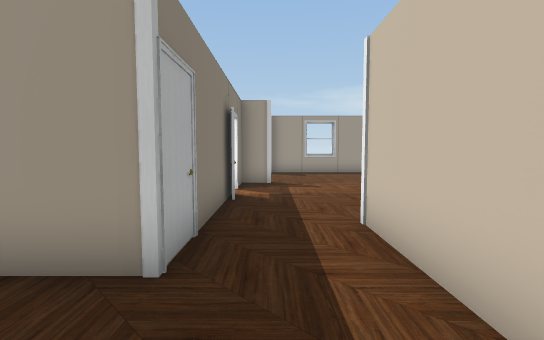
[1] (above)

16 first-person views from a walk through a scene from a Unity 3-D project. The camera is 1.2 m above the floor, tilts 4° down and sees 85° across. The floor is counted in squares, 1 m on a side. Each view is taken from the middle of a square. On the plan, view 1 faces up. The plan holds only what a view shows up to about 13 squares ahead; the rest is blank. The place goes on beyond the plan. The player character is not drawn. Some surface patterns are stand-ins.

[2]
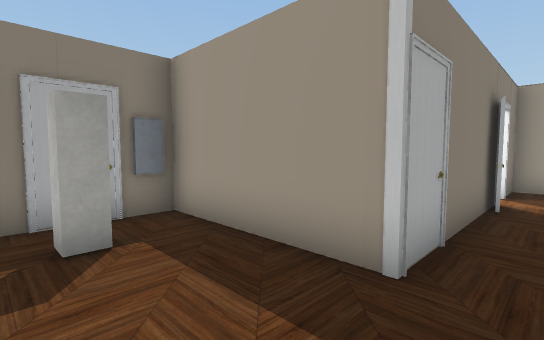

[3]
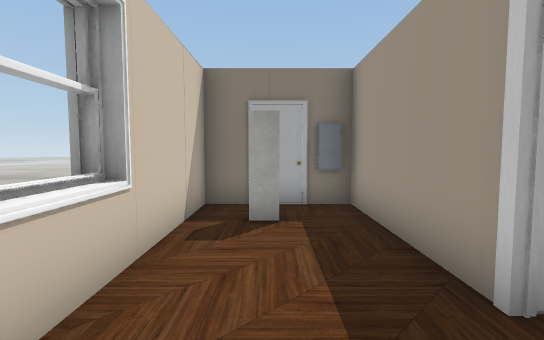

[4]
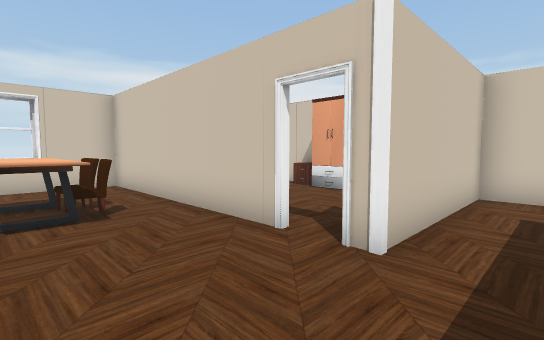

[5]
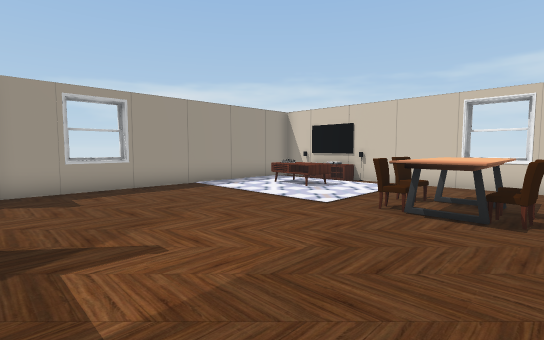

[6]
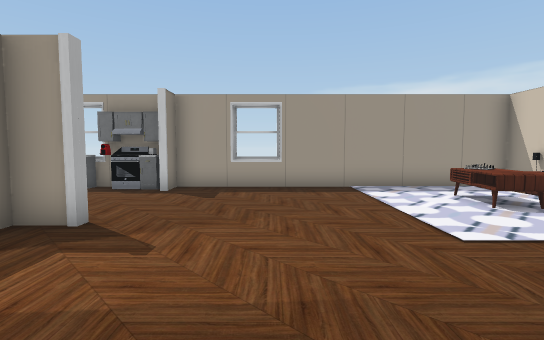

[7]
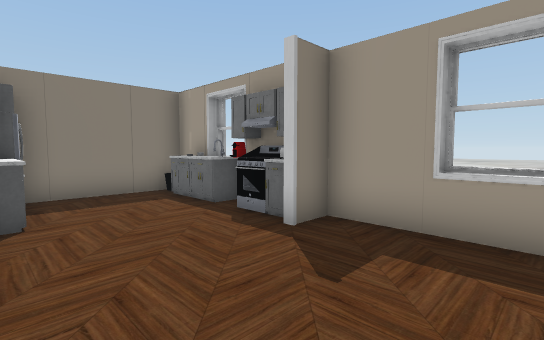

[8]
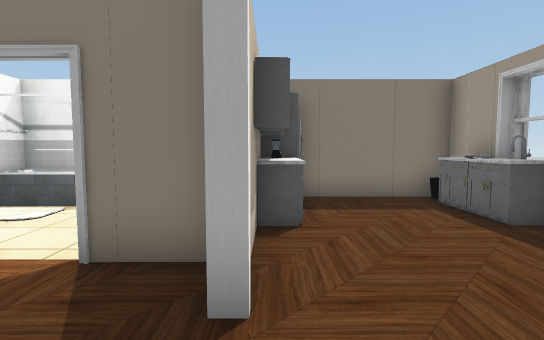

[9]
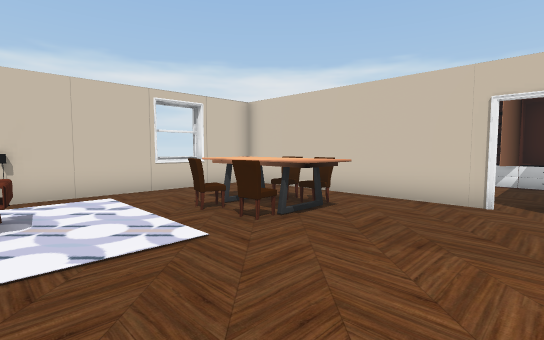

[10]
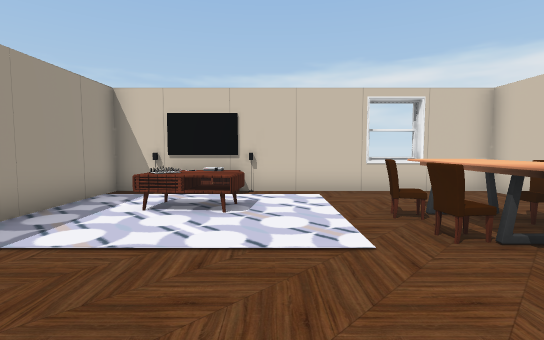

[11]
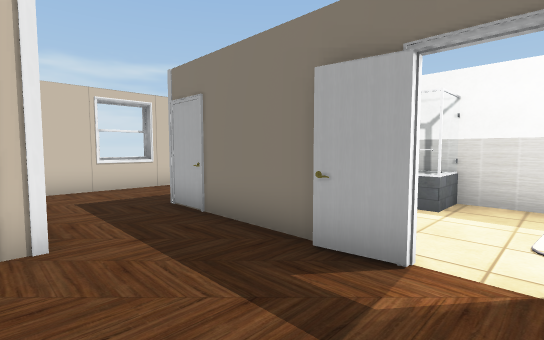

[12]
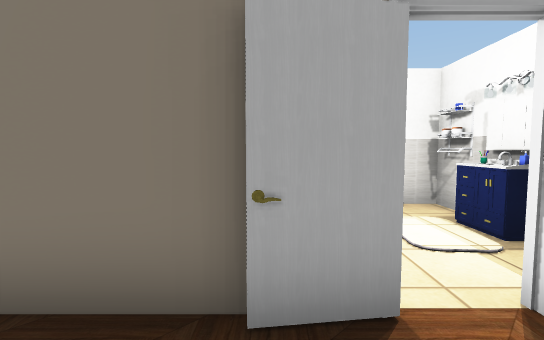

[13]
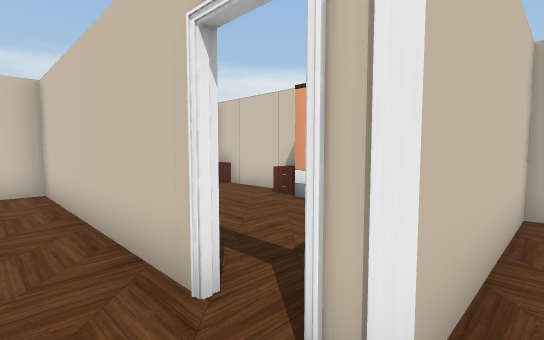

[14]
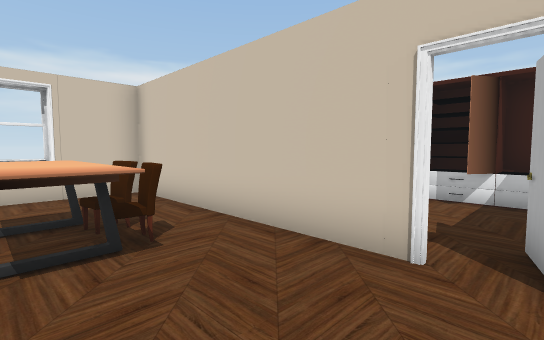

[15]
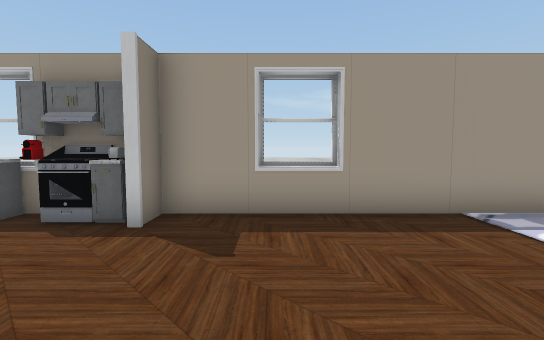

[16]
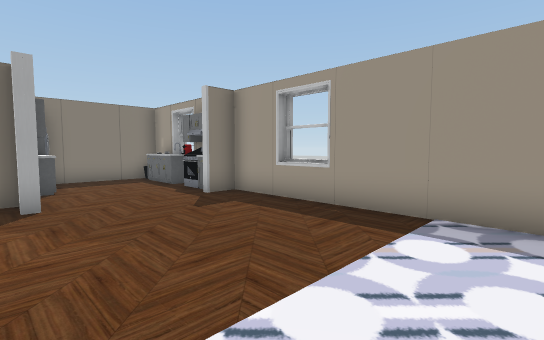

### Floor plan
Points are (right, up) in squares from view 1. A wall is a line through its corners. A room is listed if a view was taken in it or the views show most of it. See-through windows are left out.
Room 1 (views 1, 2, 3)
walls: (-1.4, 2.7) (-5.5, 2.7) (-5.5, -0.5) (1.5, -0.5) (1.5, 4.6); (-2, -0.7) (-0.5, -0.7); (-3.8, 1.1) (-3.8, 0.6) (-4.4, 0.6); (-1.1, 5.6) (-1.1, 3.4)
ways out: opening at (0.5, 4.5) to room 2
objects: other object (-5, 2); other object (-1, 3)
Room 2 (views 4, 5, 6, 7, 8, 9, 10, 11, 12, 13, 14, 15, 16)
walls: (-0.4, 10.6) (-1.1, 10.6); (3.2, 15.7) (1.8, 15.7); (-1, 8) (-0.8, 6.7); (-2, 10.8) (-1.1, 10.8) (-1.1, 9.5); (-1.1, 8) (-1.1, 5.6); (-0.5, 15.5) (-2.6, 15.5); (3, 4.8) (10.5, 4.8) (10.5, 15.5) (-0.1, 15.5); (-3.8, 15.5) (-5.5, 15.5) (-5.5, 11.6); (-5.5, 10.6) (-5.5, 6.4); (10.7, 6.6) (10.7, 8.2) (10.4, 8.2); (-5.5, 7.3) (-4.2, 7.3)
low walls: (-2.6, 15.5) (-2.6, 14.7) (-4.5, 14.7)
ways out: opening at (0.5, 4.5) to room 1; opening at (-3, 8)
objects: other object (-5, 10); fridge (-5, 11) to (-5, 12); other object (-4, 10); cabinet (-4, 11); other object (-3, 10); other object (-3, 11); other object (-2, 15); stove (-1, 14); other object (-1, 15); other object (0, 11); other object (0, 15); other object (2, 5); table (5, 7) to (8, 8); chair (6, 6); chair (6, 9); chair (7, 6); chair (7, 9); table (7, 12) to (8, 14); other object (10, 12) to (10, 13); table (10, 14)

Positions as (right, up) in squares from view 1, and headings:
1: (0, 0), facing up
2: (0, 0), facing up-left
3: (1, 1), facing left
4: (0, 8), facing down-right
5: (0, 6), facing up-right
6: (3, 6), facing up
7: (3, 11), facing up-left
8: (2, 11), facing left
9: (2, 12), facing down-right
10: (2, 11), facing right
11: (2, 9), facing down-left
12: (1, 7), facing left
13: (1, 6), facing down-right
14: (2, 8), facing down-right
15: (2, 10), facing up
16: (7, 10), facing up-left
